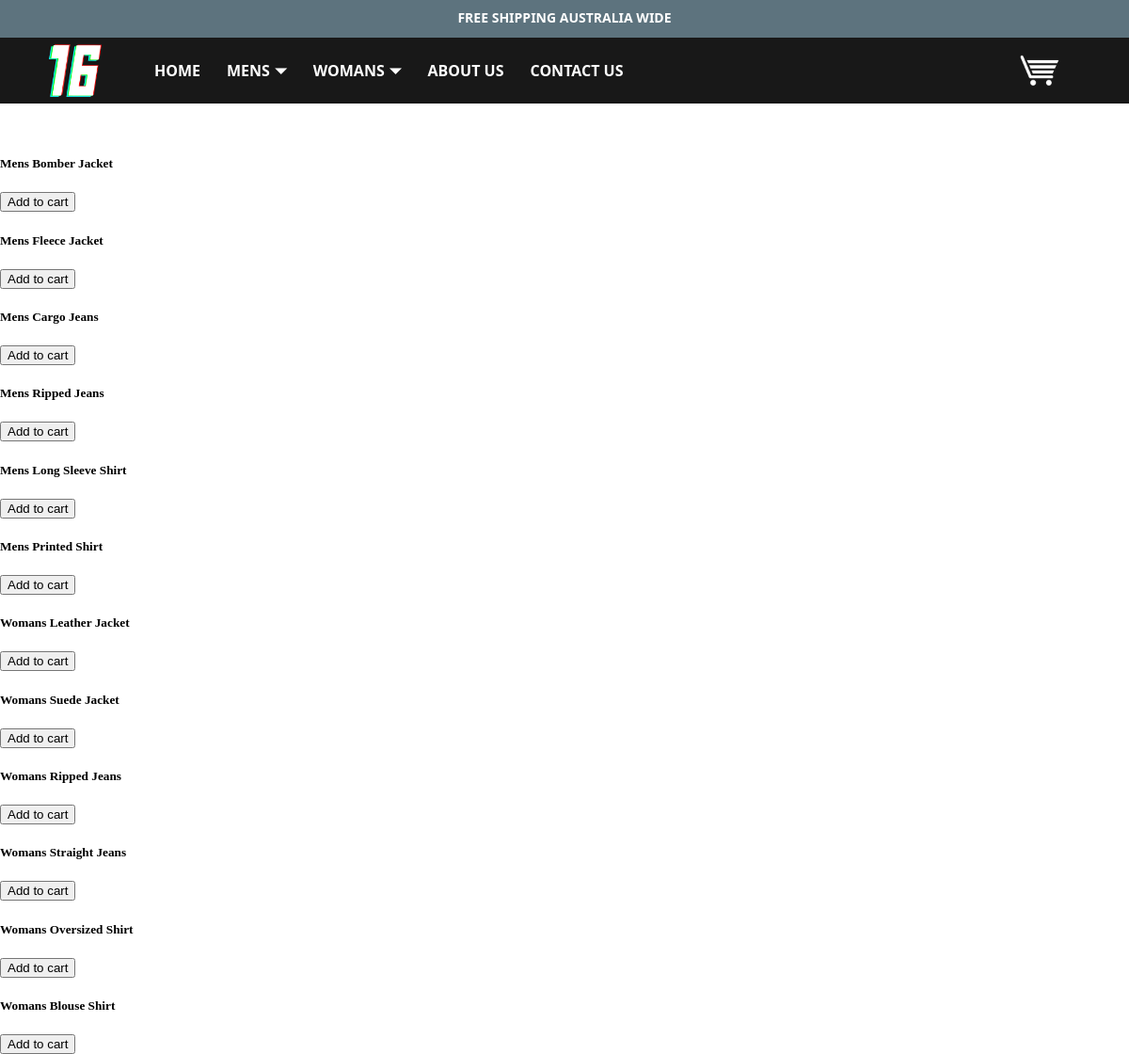
/product-testing.php, run on the app's committed database.
### tables this page shows
CREATE TABLE Items(
    item_id int NOT NULL AUTO_INCREMENT PRIMARY KEY,
    name varchar(100),
    gender char(1),
    numSize int(100),
    charSize char(1),
    price decimal(4,2),
    description varchar(1000),
    image varchar(1000),
    link varchar(1000),
    alt varchar(1000),
    category varchar(100),
    type varchar(100),
    quantity int(100),
    isNew char(1),
    onSale char(1),
    updated timestamp NOT NULL DEFAULT CURRENT_TIMESTAMP
) AUTO_INCREMENT = 1;

### product-testing.php (the view, shortened to what this page needs)
<!DOCTYPE html>
<html lang="en">
<head>
    <link rel="stylesheet" href="source-styles/index.css">
</head>
<body>
<div>
    <?php require_once "source-inc/menu.inc.php"; ?>
</div>
<?php require_once "source-inc/dbconn.inc.php"; ?>
<?php
$itemsSQL = "SELECT item_id, name, gender, price, quantity, charSize FROM items";
$result = mysqli_query($conn, $itemsSQL);
while ($row = mysqli_fetch_array($result)){?>
    <form method="post" action="product-testing.php?item_id=<?=$row['item_id']?>">
        <h5><?=$row['name'];?></h5>
        <input type="submit" value="Add to cart" name="add_to_cart">
    </form>
    <?php    }
?>
</body>

### source-inc/menu.inc.php (shortened to what this page needs)
<!DOCTYPE html>
<html lang="en">
<head>
    <link rel="stylesheet" href="source-styles/menu.css">
</head>
<body>
  <?php require_once "source-inc/header-notice.inc.php"; ?>
  <nav id='menu'>
    <ul>
      <li><a href='http://localhost/group-16/'>HOME</a></li>
      <li><a class='dropdown-arrow' href='category-mens-all.php'>MENS</a>
      </li>
      <li><a class='dropdown-arrow' href='category-womans-all.php'>WOMANS</a>
      </li>
      <li><a href='about.php'>ABOUT US</a></li>
      <li><a href='contact-us.php'>CONTACT US</a></li>
    </ul>
  </nav>
  <?php require_once "source-inc/header-logo.inc.php"; ?>
  <?php require_once "source-inc/header-logo-cart.inc.php"; ?>
</body>
</html>

### source-inc/header-notice.inc.php (shortened to what this page needs)
<!DOCTYPE html>
<html lang="en">
<head>
    <link rel="stylesheet" href="source-styles/header-notice.css">
</head>
<body>
    <div class="header-container">
        <h1 class="header-header">FREE SHIPPING AUSTRALIA WIDE</h1>
    </div>
</body>
</html>

### source-inc/header-logo.inc.php (shortened to what this page needs)
<!DOCTYPE html>
<html lang="en">
<head>
    <link rel="stylesheet" href="source-styles\header-logo.css">
</head>
<body>
    <div>
        <a href="http://localhost/group-16/">
           <img class="logo" src="source-imgs/group-16-logo.png">
        </a>
    </div>
</body>
</html>

### source-inc/header-logo-cart.inc.php (shortened to what this page needs)
<!DOCTYPE html>
<html lang="en">
<head>
    <link rel="stylesheet" href="source-styles\header-logo-cart.css">
</head>
<body>
    <div>
        <a href="cart.php">
            <img
                class="cart-sizing"
                src="source-imgs/shopping-cart-normal.png"
                onmouseover="this.src='source-imgs/shopping-cart-hover.png'"
                onmouseout="this.src='source-imgs/shopping-cart-normal.png'"
            />
        </a>
    </div>
</body>
</html>

### source-styles/index.css (style rules this page uses)
body { margin: 0; width: 100%; background-color: white; }

### source-styles/menu.css (style rules this page uses)
#menu { position: relative; top: 40px; background: #181818; color: #FFF; height: 70px; padding-left: 150px; border-radius: 0px; font-family:'Segoe UI', Tahoma, Geneva, Verdana, sans-serif; font-size: 14px; font-weight: bold; }
#menu ul, #menu li { margin: 0 auto; padding: 0; list-style: none }
#menu ul { width: 100%; }
#menu li { float: left; display: inline; position: relative; }
#menu a { display: block; line-height: 70px; padding: 0 14px; text-decoration: none; color: #FFFFFF; font-size: 16px; text-transform: capitalize; }
#menu a.dropdown-arrow:after { content: "\23F7"; margin-left: 5px; }

### source-styles/header-notice.css (style rules this page uses)
body { margin: 0; width: 100%; }
.header-container { position: fixed; box-sizing: border-box; width: 100%; height: 40px; margin: 0%; z-index: 99; background-color: #5d737e; }
.header-header { position: relative; text-align: center; color: white; font-family:'Segoe UI', Tahoma, Geneva, Verdana, sans-serif; font-size: 14px; font-weight: bold; }

### source-styles/header-logo.css (style rules this page uses)
.logo { top: -30px; padding-left: 45px; position: relative; width: 70px; }

### source-styles/header-logo-cart.css (style rules this page uses)
.cart-sizing { top: 50px; left: 90%; position: absolute; width: 50px; cursor: pointer; }

### data on the page
items: name "Mens Bomber Jacket"
items: name "Mens Fleece Jacket"
items: name "Mens Cargo Jeans"
items: name "Mens Ripped Jeans"
items: name "Mens Long Sleeve Shirt"
items: name "Mens Printed Shirt"
items: name "Womans Leather Jacket"
items: name "Womans Suede Jacket"
items: name "Womans Ripped Jeans"
items: name "Womans Straight Jeans"
items: name "Womans Oversized Shirt"
items: name "Womans Blouse Shirt"
